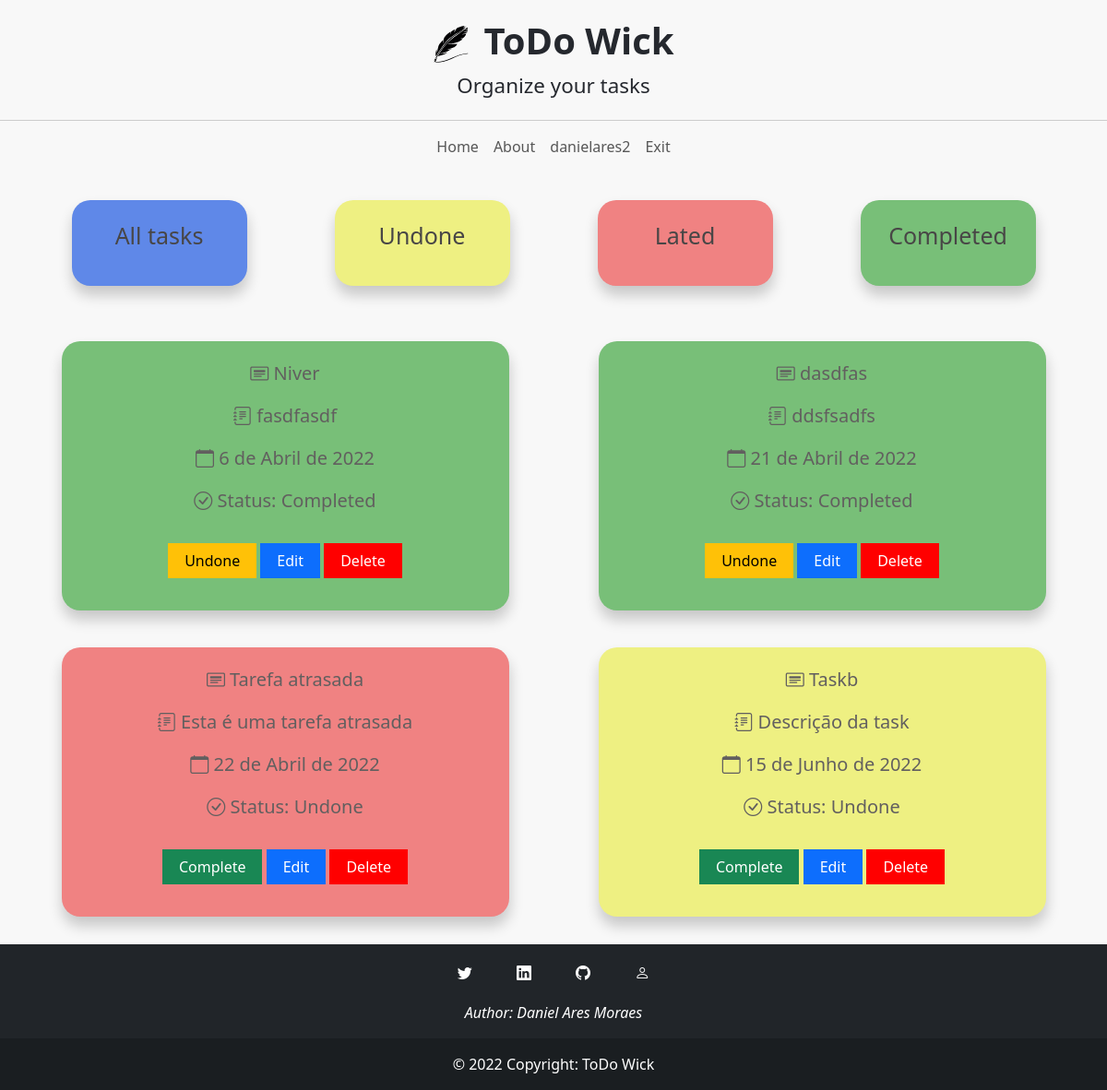
The app's page /all-my-tasks/ (signed in) with its own data.
### task/models.py (models this page shows)
class Task(models.Model):
    user = models.ForeignKey(User, on_delete= models.CASCADE, null=True, blank=True)
    title = models.CharField(max_length=100)
    description = models.CharField(max_length=250)
    creation_date = models.DateField(auto_now=True)
    due_date =models.DateField(blank=True, null=True)
    completed = models.BooleanField(default=False)
    lated = models.BooleanField(default=False)
    def __str__(self):
        return self.title
    class Meta:
        order_with_respect_to = 'user'

### task/views.py (the view)
# urls.py: path('all-my-tasks/', login_required(AllMyTasksView.as_view()), name='all-my-tasks'),
@method_decorator(login_required, name='dispatch')
class AllMyTasksView(TemplateView):
    template_name = 'task/all-my-tasks.html'
    def get_context_data(self, **kwargs):
        user_id = self.request.user.id
        context = super().get_context_data(**kwargs)
        tasks = Task.objects.filter(user = user_id).order_by("due_date")
        for task in tasks:
            if lated_verify(task.due_date):
                task.lated = True
        context['tasks'] = tasks
        return context

### task/views.py (called while the page is built)
def lated_verify(date):
    today = date.today()
    if date < today:
        return True

### templates/task/all-my-tasks.html (shortened to what this page needs)
{% extends 'base.html' %}
{% load bootstrap5 %}
{% block content %}
<div class="container min-vh-100">
    <div class="row align-items-center">
        <a href="{% url 'all-my-tasks' %}" class="col-md-2 item" id="all">
            <p>All tasks</p>
        </a>
        <a href="{% url 'undone-tasks' %}" class="col-md-2 item" id="undone">
            <p>Undone</p>
        </a>
        <a href="{% url 'lated-tasks' %}" class="col-md-2 item" id="lated">
            <p>Lated</p>
        </a>
        <a href="{% url 'complete-tasks' %}" class="col-md-2 item" id="completed">
            <p>Completed</p>
        </a>
    </div>
    <div class="row align-items-center gx-5">
        {% for task in tasks %}
        <div class="col-md-5 item completed-{{task.completed}} lated-{{task.lated}}" id="my-task">
            <p id="task-name">
                <i class="bi bi-card-heading"></i>
                {{task}}
            </p>
            <p id="task-description">
                <i class="bi bi-journal-text"></i>
                {{task.description}}
            </p>
            <p id="task-due-date">
                <i class="bi bi-calendar"></i>
                {{task.due_date}}
            </p>
            <p id="task-due-date">
                <i class="bi bi-check-circle"></i>
                Status:
                {% if task.completed == False %}
                Undone
                {% else %}
                Completed
                {% endif %}
            </p>
            <div class="btn-tasks">
                {% if task.completed == False %}
                <button type="button" class="btn btn-success" data-bs-toggle="modal"
                    data-bs-target="#modalComplete{{task.id}}">Complete</button>
                {% else %}
                <button type="button" class="btn btn-warning" data-bs-toggle="modal"
                    data-bs-target="#modalComplete{{task.id}}">Undone</button>
                {% endif %}
                <a href="{% url 'my-task' task.id %}" class="btn btn-primary">Edit</a>
                <button type="button" class="btn btn-danger" data-bs-toggle="modal"
                    data-bs-target="#modalDelete{{task.id}}">Delete</button>
            </div>
        </div>
        {% endfor %}
    </div>
</div>
{% endblock %}

### templates/base.html (shortened to what this page needs)
{% load static %}
{% load bootstrap5 %}
<!DOCTYPE html>
<html lang="en">
<head>
    {% bootstrap_css %}
    <link rel="stylesheet" href="https://cdn.jsdelivr.net/npm/bootstrap-icons@1.8.1/font/bootstrap-icons.css">
    <link rel="stylesheet" href="{% static '/css/styles.css' %}">
</head>
<body>
    <div class="container-fluid">
        <header class="row" id="header">
            <div id="logo-container">
                <img src="{% static '/images/logo.svg' %}" alt="Art" id="logo">
                <h1 class="title">ToDo Wick</h1>
            </div>
            <p>Organize your tasks</p>
        </header>
        <nav class="navbar navbar-expand-md navbar-light bg-faded">
            <div class="container-fluid">
                <div class="collapse navbar-collapse justify-content-end" id="navbar-links">
                    <ul class="navbar-nav mx-auto">
                        <li class="nav-item active text-center">
                            <a class="nav-link" href="{% url 'index' %}">Home</a>
                        </li>
                        <li class="nav-item active text-center">
                            <a class="nav-link" href="{% url 'about' %}">About</a>
                        </li>
                        {% if user.is_anonymous %}
                        <li class="nav-item text-center">
                            <a class="nav-link" href="{% url 'login' %}">Login</a>
                        </li>
                        <li class="nav-item text-center">
                            <a class="nav-link" href="{% url 'register' %}">SignUp</a>
                        </li>
                        {% else %}
                        <li class="nav-item text-center">
                            <a class="nav-link" href="#">{{user.username}}</a>
                        </li>
                        <li class="nav-item text-center">
                            <a class="nav-link" href="{% url 'logout' %}">Exit</a>
                        </li>
                        {% endif %}
                    </ul>
                </div>
            </div>
        </nav>
    </div>
    <main>
        {% block content %}
        {% endblock %}
        {% include 'footer.html' %}
    </main>
</body>
</html>

### static/css/styles.css (style rules this page uses)
body, html { color: #25282e; background-color: #f8f8f8; }
a, i { text-decoration: none; }
header h1 { font-weight: 900; }
header p { font-size: 1.4em; font-weight: 400; }
.btn { text-decoration: none; padding: 7px 18px; border: 0; border-radius: 0; }
.btn.btn-danger { text-decoration: none; background-color: red; color: #fff; padding: 7px 18px; border: 0; border-radius: 0; }
#header { text-align: center; padding: 20px; border-bottom: 1px solid #ccc; }
#header p { margin-bottom: 0; }
#logo-container { display: flex; justify-content: center; }
#logo { width: 40px; margin-right: 15px; }
.btn.btn-primary, .btn.btn-danger, .btn.btn-success, .btn.btn-warning { width: 100%; margin-top: 15px; margin-bottom: 15px; }
@media (min-width: 786px) { .btn.btn-primary, .btn.btn-danger, .btn.btn-success, .btn.btn-warning { width: auto; } }
.row.align-items-center { align-content: center; height: 100%; padding: 10px 0; }
.col-md-5.item { border-radius: 20px; box-shadow: .5px 10px 15px rgba(0, 0, 0, .2); margin: 20px auto; padding: 20px; background-color: #fff; color: rgb(98, 95, 95); }
.col-md-2.item { border-radius: 20px; box-shadow: .5px 10px 15px rgba(0, 0, 0, .2); margin: 20px auto; padding: 20px; color: rgb(72, 70, 70); }
.col-md-2.item#all { background-color: rgb(95, 136, 232); }
.col-md-2.item#completed { background-color: rgb(120, 191, 120); }
.col-md-2.item#undone { background-color: rgb(238, 240, 130); }
.col-md-2.item#lated { background-color: rgb(240, 130, 130); }
.col-md-2.item p { text-align: center; font-size: 25px; }
.col-md-5.item p { text-align: center; font-size: 40px; transition: .3s; }
.col-md-5.item { border-radius: 20px; box-shadow: .5px 10px 15px rgba(0, 0, 0, .2); margin: 20px auto; padding: 20px; background-color: #fff; }
.col-md-5.item.completed-True { background-color: rgb(120, 191, 120); }
.col-md-5.item.completed-False { background-color: rgb(238, 240, 130); }
.col-md-5.item.completed-False.lated-True { background-color: rgb(240, 130, 130); }
.col-md-5.item .btn-tasks { text-align: center; }
.col-md-5.item#my-task p { font-size: 20px; }

### records on screen
Task: title "Niver", description "fasdfasdf", due_date "6 de Abril de 2022", completed "Completed"
Task: title "dasdfas", description "ddsfsadfs", due_date "21 de Abril de 2022", completed "Completed"
Task: title "Tarefa atrasada", description "Esta é uma tarefa atrasada", due_date "22 de Abril de 2022", completed "Undone"
Task: title "Taskb", description "Descrição da task", due_date "15 de Junho de 2022", completed "Undone"

### other values on screen
{{ user.username }} "danielares2"
